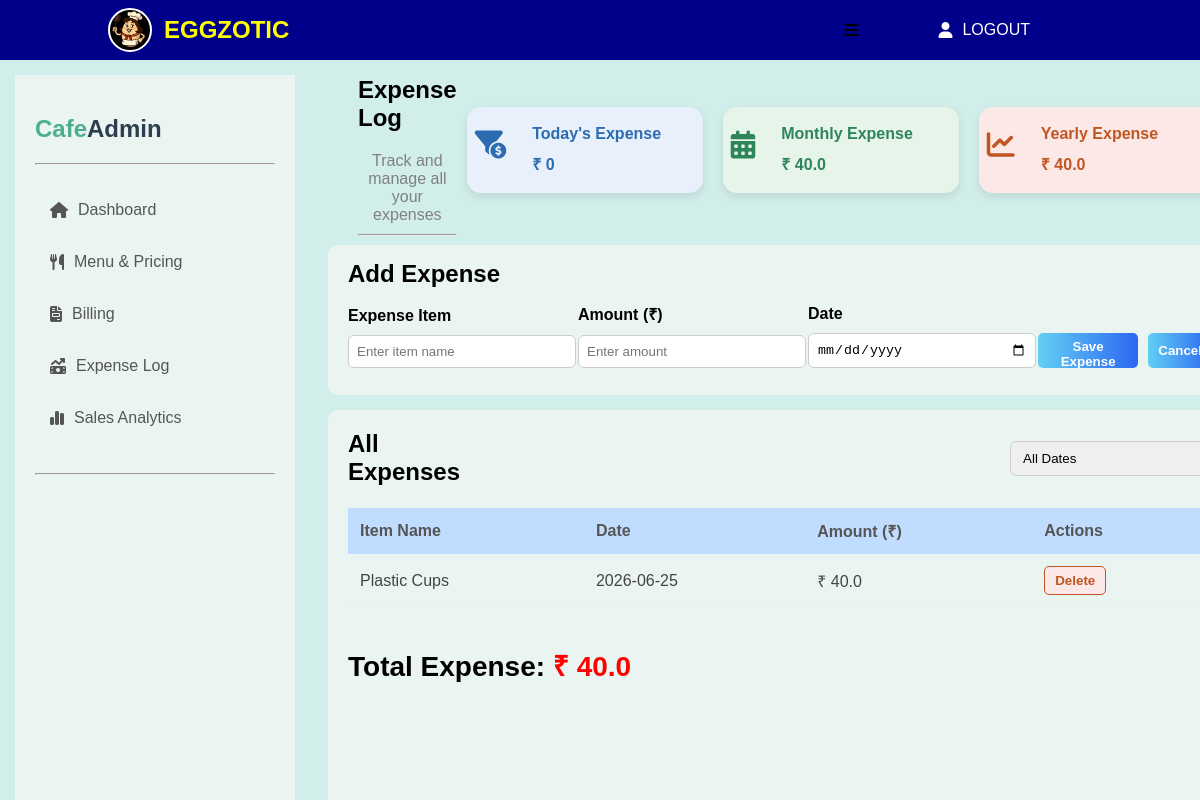
The app's page /expense, older data.
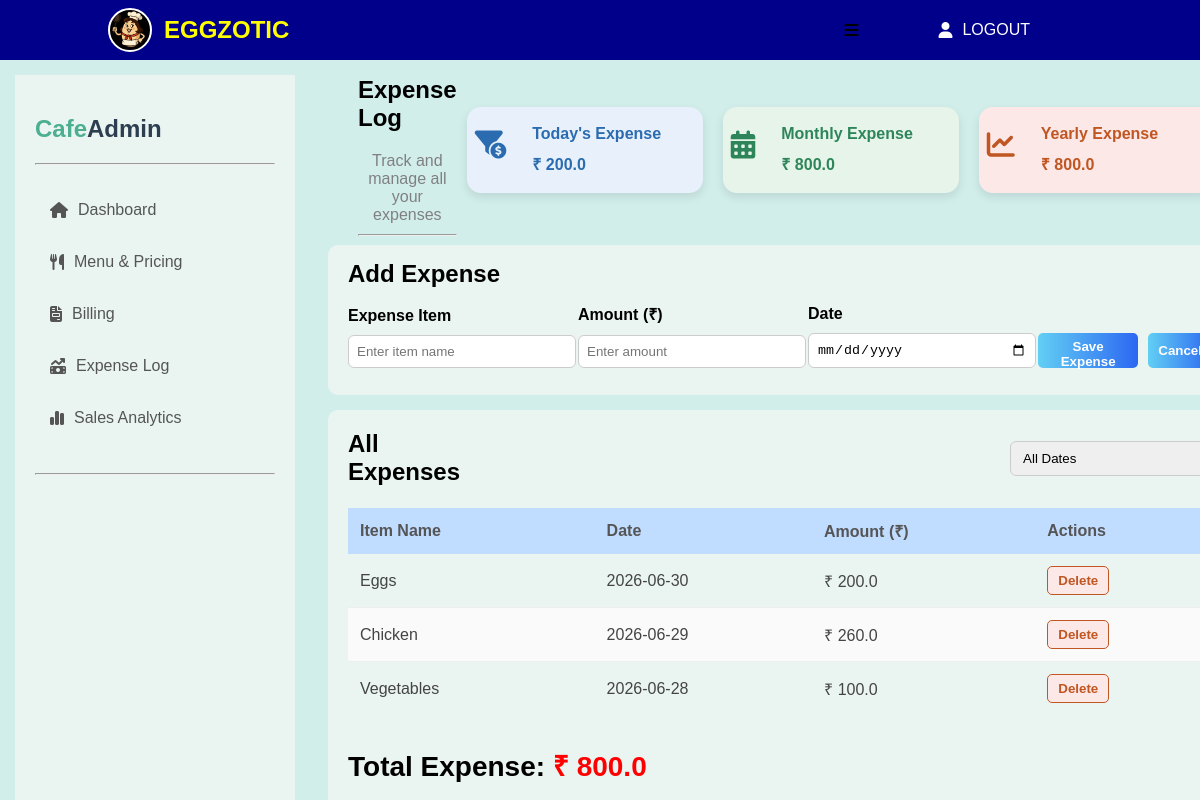
The same page, newer data.
### tables this page shows
CREATE TABLE expenses(
            id INTEGER PRIMARY KEY AUTOINCREMENT,
            item_name TEXT NOT NULL,
            amount REAL NOT NULL,
            expense_date TEXT NOT NULL
        );

### expense.py (the view, shortened to what this page needs)
@expense_bp.route("/expense", methods=["GET", "POST"])
def expense():
    filter_value = request.args.get("filter","all")
    expenses = filter_expenses(filter_value)
    today_expense = get_today_expense()
    month_expense = get_month_expense()
    year_expense = get_year_expense()
    total_expense = 0
    for expense in expenses:
        total_expense += float(expense["amount"])
    return render_template("expense.html", expenses=expenses, total_expense=total_expense,
                           today_expense=today_expense,month_expense=month_expense,year_expense=year_expense)

### database.py (called while the page is built)
def get_connection():
    conn = sqlite3.connect("database.db")
    conn.row_factory = sqlite3.Row
    return conn

def get_today_expense():
    today = datetime.now().strftime("%Y-%m-%d")
    conn = get_connection()
    cursor = conn.cursor()
    cursor.execute(""" SELECT SUM(amount) FROM expenses WHERE expense_date = ? """, (today,))
    total = cursor.fetchone()[0]
    conn.close()
    if total is None:
        return 0
    return round(total, 2)

def get_month_expense():
    current_month = datetime.now().strftime("%Y-%m")
    conn = get_connection()
    cursor = conn.cursor()
    cursor.execute(""" SELECT SUM(amount) FROM expenses WHERE expense_date LIKE ? """, (f"{current_month}%",))
    total = cursor.fetchone()[0]
    conn.close()
    if total is None:
        return 0
    return round(total, 2)

def get_year_expense():
    current_year = datetime.now().strftime("%Y")
    conn = get_connection()
    cursor = conn.cursor()
    cursor.execute(""" SELECT SUM(amount) FROM expenses WHERE expense_date LIKE ? """, (f"{current_year}%",))
    total = cursor.fetchone()[0]
    conn.close()
    if total is None:
        return 0
    return round(total, 2)

### templates/expense.html (shortened to what this page needs)
{% extends "base.html" %}
{% block content %}
<div class="containerExpense">
    <div class="subExpense1">
        <div class="expense-title">
            <h2>Expense Log</h2>
            <p>Track and manage all your expenses</p>
            <hr>
        </div>
        <div class="summary-cards">
            <div class="summary-card sales">
                <div class="icon"><i class="fa-solid fa-filter-circle-dollar"></i></div>
                <div class="card-info">
                    <h4>Today's Expense</h4>
                    <h4>₹ {{ today_expense }}</h4>
                </div>
            </div>
            <div class="summary-card profit">
                <div class="icon"><i class="fa-solid fa-calendar-days"></i></div>
                <div class="card-info">
                    <h4>Monthly Expense</h4>
                    <h4>₹ {{ month_expense }}</h4>
                </div>
            </div>
            <div class="summary-card orders">
                <div class="icon"><i class="fa-solid fa-chart-line"></i></div>
                <div class="card-info">
                    <h4>Yearly Expense</h4>
                    <h4>₹ {{ year_expense }}</h4>
                </div>
            </div>
        </div>
    </div>
    <div class="subExpense2">
        <h2 style="margin: 5px 0px 15px 0px;">Add Expense</h2>
        <form class="expense-form" method="POST">
            <div class="form-group">
                <label>Expense Item</label>
                <input type="text" name="item_name" placeholder="Enter item name" required>
            </div>
            <div class="form-group">
                <label>Amount (₹)</label>
                <input type="number" name="amount" placeholder="Enter amount" step="0.01" min="1" required>
            </div>
            <div class="form-group">
                <label>Date</label>
                <input type="date" name="expense_date" required>
            </div>
            <div class="form-buttons">
                <button type="submit" class="save-btn">Save Expense</button>
                <button type="reset" class="cancel-btn">Cancel</button>
            </div>
        </form>
    </div>
    <div class="subExpense3">
        <div class="table-top">
            <h2>All Expenses</h2>
            <form method="GET">
                <select name="filter" onchange="this.form.submit()">
                    <option value="all" {% if request.args.get('filter') == 'all' %} selected {% endif %}>All Dates</option>
                </select>
            </form>
        </div>
        <div class="tableExpenseScroll">
        <table>
            <thead>
                <tr>
                    <th>Item Name</th>
                    <th>Date</th>
                    <th>Amount (₹)</th>
                    <th>Actions</th>
                </tr>
            </thead>
            <tbody>
                {% for expense in expenses %}
                <tr>
                    <td>{{ expense.item_name }}</td>
                    <td>{{ expense.expense_date }}</td>
                    <td>₹ {{ expense.amount }}</td>
                    <td class="action-buttons">
                        <a href="/delete_expense/{{ expense.id }}"
                        onclick="return confirm('Are you sure you want to delete this item?')">
                        <button class="delete">Delete</button></a>
                    </td>
                </tr>
                {% endfor %}
            </tbody>
        </table>
        </div>
        <div class="total-expense">
            <h3>Total Expense: <span>₹ {{ total_expense }}</span></h3>
        </div>
    </div>
</div>
{% endblock %}

Row changes from the older to the newer data that the page shows:
no longer on this page (row unchanged): expenses: item_name "Plastic Cups", expense_date "2026-06-25", amount "40.0"
added expenses: item_name "Eggs", expense_date "2026-06-30", amount "200.0"
added expenses: item_name "Chicken", expense_date "2026-06-29", amount "260.0"
added expenses: item_name "Vegetables", expense_date "2026-06-28", amount "100.0"
Text that changed along with them:
{{ today_expense }}: "0" → "200.0"
{{ month_expense }}: "40.0" → "800.0"
{{ year_expense }}: "40.0" → "800.0"
{{ total_expense }}: "40.0" → "800.0"
